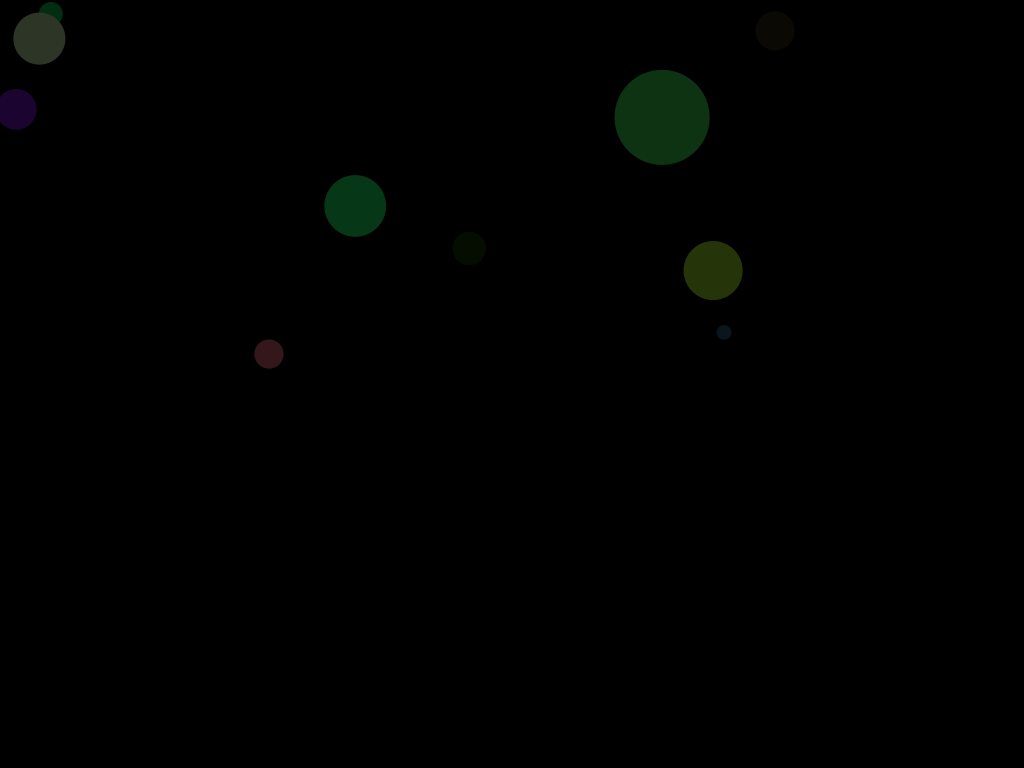
Frame 1 (no input)
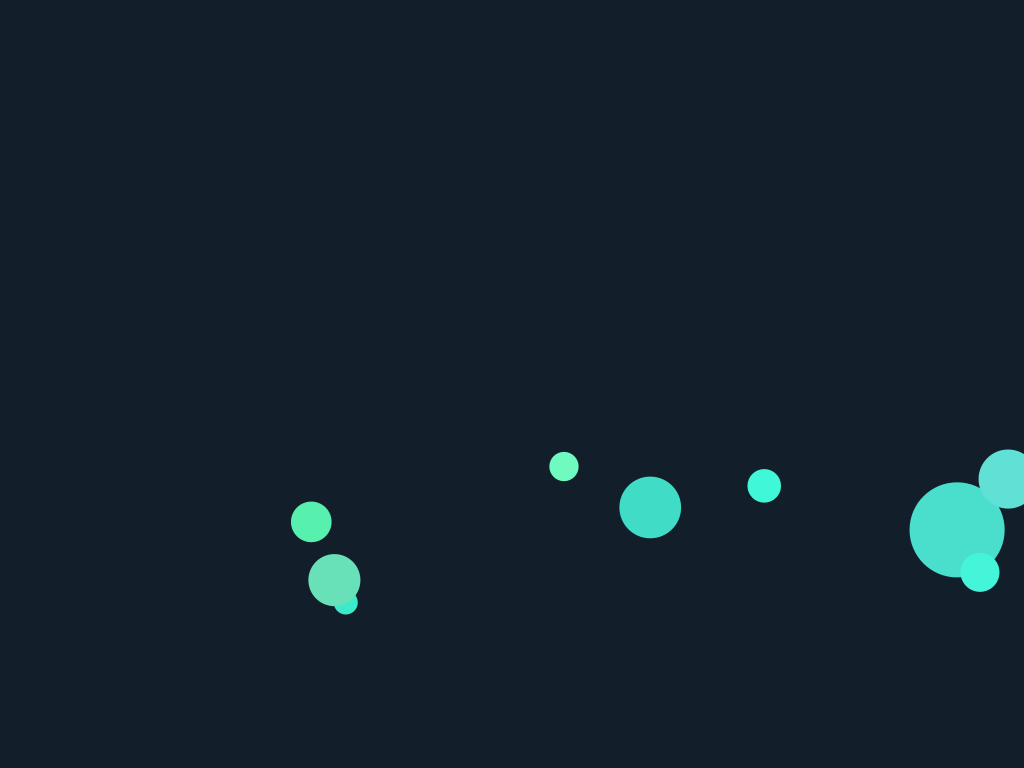
Frame 60 (the mouse pressed at the canvas centre just before this capture)
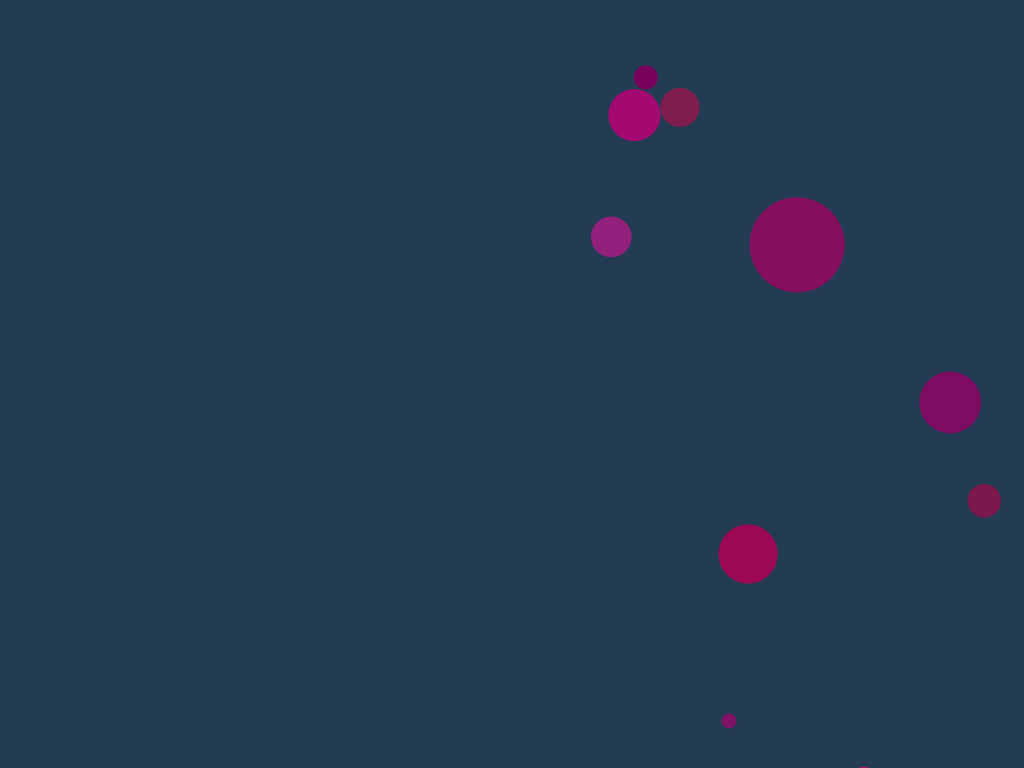
Frame 120 (the mouse held since frame 60 and released just before this capture)

The Processing sketch that drew these frames (run headless with seeded random() and noise(); from frame 60 on, the mouse is pressed at the canvas centre):

// Processing sketch: processing_116370
// ── processing_116370.pde


Ball [] myBalls = new Ball [10];

float backR;
float backG;
float backB;
float changeR = 0.3;
float changeG = 0.5;
float changeB = 0.7;


void setup() {
  size(1024,768);

  for ( int i = 0; i < myBalls.length; i++) {
    myBalls[i] = new Ball(random(width), random(height/1.7), random(100), random(60), random(60), random(60));
  }
}

void draw() {
  backR += changeR;
  backG += changeG;
  backB += changeB;
  background(backR, backG, backB);

  if (backR >= 255) {
    changeR = changeR * -1;
  }
  if (backR <= 0) {
    changeR = changeR * -1;
  }
  if (backG >= 255) {
    changeG = changeG * -1;
  }
  if (backG <= 0) {
    changeG = changeG * -1;
  }
  if (backB >= 255) {
    changeB = changeB * -1;
  }
  if (backB <= 0) {
    changeB = changeB * -1;
  }

  for (int i = 0; i < myBalls.length; i++) {
    myBalls[i].run();
  }
}


class Ball {

  float x;
  float y;
  float w;
  float h;
  float speedX = 5;
  float speedY = 2;
  float R;
  float speedR = 1;
  float G;
  float speedG = 4;
  float B;
  float speedB = 5;

  Ball(float _x, float _y, float _w, float _R, float _G, float _B) {

    x = _x;
    y = _y;
    w = _w;
    h = _w;
    R = _R;
    G = _G;
    B = _B;
  }

  void run () {

    display();
    move();
    bounce();
    gravity();
    disco();
    discoTurn();
  }

  void display() {

    noStroke();
    fill(R, G, B);
    ellipse(x, y, w, h);
  }

  void move() {

    x += speedX;
    y += speedY;
  }

  void bounce() {

    if (x>width) {
      speedX = speedX * -1;
    }
    if (x<0) {
      speedX = speedX * -1;
    }

    if (y>height) {
      speedY = speedY * -1;
    }
    if (y<0) {
      speedY = speedY * -1;
    }
  }

  void gravity () {
  
      speedY = speedY + 0.5;
   }

  void disco() {

    R += speedR;
    G += speedG;
    B += speedB;
  }

  void discoTurn() {

    if (R >= 255) {
      speedR = speedR * -1;
    }
    if (R <= 0) {
      speedR = speedR * -1;
    }

    if (G >= 255) {
      speedG = speedG * -1;
    }
    if (G <= 0) {
      speedG = speedG * -1;
    }

    if (B >= 255) {
      speedB = speedB * -1;
    }
    if (B <= 0) {
      speedB = speedB * -1;
    }
  }
}
